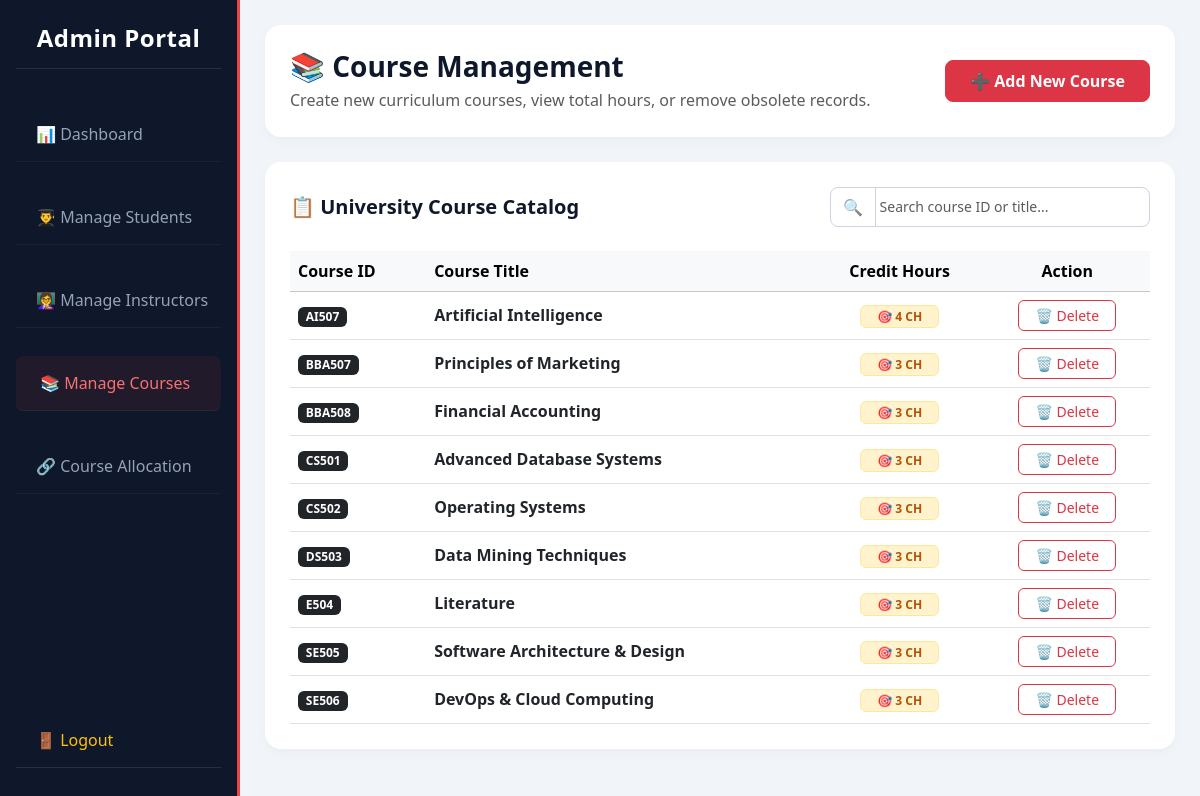
The app's page /manage_courses.php (signed in) with its own data.
### tables this page shows
CREATE TABLE `course` (
  `Course_ID` varchar(10) NOT NULL,
  `Course_Name` varchar(255) DEFAULT NULL,
  `Credit_Hours` int(11) DEFAULT 3
);

### manage_courses.php (the view, shortened to what this page needs)
<?php
include 'db_connect.php';
$courses_result = $conn->query("SELECT * FROM course ORDER BY Course_ID ASC");
?>
<!DOCTYPE html>
<html lang="en">
<head>
    <link href="css/bootstrap.min.css" rel="stylesheet">
    <link href="css/responsive.css" rel="stylesheet">
</head>
<body>
<div class="d-flex">
    <nav class="admin-sidebar p-3">
        <div>
            <h4 class="text-center mt-2 mb-4 admin-badge-title">Admin Portal</h4>
            <div class="nav-links-wrapper">
                <a class="nav-link" href="admin_dashboard.php">📊 Dashboard</a>
                <a class="nav-link" href="manage_students.php">👨‍🎓 Manage Students</a>
                <a class="nav-link" href="manage_instructors.php">👩‍🏫 Manage Instructors</a>
                <a class="nav-link active" href="manage_courses.php">📚 Manage Courses</a>
                <a class="nav-link" href="course_allocation.php">🔗 Course Allocation</a>
            </div>
        </div>
        <a class="nav-link text-warning mb-3" href="logout.php" style="padding-top: 15px; border-bottom: 1px solid rgba(255,255,255,0.1);">🚪 Logout</a>
    </nav>
    <div class="main-content">
        <div class="card-box d-flex justify-content-between align-items-center">
            <div>
                <h3 class="mb-1" style="color: #0f172a; font-weight: 700;">📚 Course Management</h3>
                <p class="text-muted mb-0">Create new curriculum courses, view total hours, or remove obsolete records.</p>
            </div>
            <div>
                <button class="btn btn-danger px-4 py-2" data-bs-toggle="modal" data-bs-target="#addCourseModal" style="border-radius: 8px; font-weight: 600;">
                    ➕ Add New Course
                </button>
            </div>
        </div>
        <div class="card-box">
            <div class="d-flex justify-content-between align-items-center flex-wrap mb-4">
                <h5 class="mb-0" style="color: #0f172a; font-weight: 700;">📋 University Course Catalog</h5>
                <div style="width: 320px; max-width: 100%;">
                    <div class="input-group">
                        <span class="input-group-text bg-white border-end-0 text-muted" style="border-top-left-radius: 8px; border-bottom-left-radius: 8px;">🔍</span>
                        <input type="text" id="courseSearchInput" class="form-control border-start-0 ps-0 search-control" placeholder=" Search course ID or title..." style="border-top-right-radius: 8px; border-bottom-right-radius: 8px; box-shadow: none; border-color: #ced4da;">
                    </div>
                </div>
            </div>
            <div class="table-responsive">
                <table class="table table-hover align-middle mb-0">
                    <thead class="table-light">
                        <tr>
                            <th>Course ID</th>
                            <th>Course Title</th>
                            <th class="text-center">Credit Hours</th>
                            <th class="text-center">Action</th>
                        </tr>
                    </thead>
                    <tbody id="courseTableBody">
                        <?php if($courses_result && $courses_result->num_rows > 0) { ?>
                            <?php while($row = $courses_result->fetch_assoc()) { ?>
                            <tr>
                                <td><span class="badge bg-dark px-2.5 py-1.5" style="font-size: 12px;"><?php echo $row['Course_ID']; ?></span></td>
                                <td><b class="text-dark"><?php echo $row['Course_Name']; ?></b></td>
                                <td class="text-center">
                                    <span class="badge bg-warning-subtle text-warning border border-warning-subtle font-weight-bold px-3 py-1.5" style="color: #b45309 !important;">
                                        🎯 <?php echo $row['Credit_Hours']; ?> CH
                                    </span>
                                </td>
                                <td class="text-center">
                                    <a href="manage_courses.php?delete_id=<?php echo $row['Course_ID']; ?>"
                                       onclick="return confirm('Are you sure you want to delete this course completely? It will remove allocations and student materials associated with it.');"
                                       class="btn btn-outline-danger btn-sm px-3" style="border-radius: 6px; transition: all 0.2s ease;">
                                        🗑️ Delete
                                    </a>
                                </td>
                            </tr>
                            <?php } ?>
                        <?php } else { ?>
                            <tr class="no-records-row">
                                <td colspan="4" class="text-center text-muted py-4">No courses registered in the database yet.</td>
                            </tr>
                        <?php } ?>
                    </tbody>
                </table>
            </div>
        </div>
    </div>
</div>
</body>
</html>

### manage_courses.php (style rules this page uses)
body { background:#f1f5f9; font-family: 'Segoe UI', sans-serif; }
.admin-sidebar { min-height: 100vh; height: 100vh; background: #0f172a; color: white; position: fixed; top: 0; left: 0; width: 240px; display: flex; flex-direction: column; justify-content: space-between; z-index: 1000; box-sizing: border-box; border-right: 3px solid #ef4444; }
.nav-links-wrapper { display: flex; flex-direction: column; flex-grow: 2; }
.nav-link { color: #94a3b8; margin: 14px 0; padding: 15px 20px; text-decoration: none; display: block; font-size: 16px; font-weight: 500; transition: all 0.3s ease; white-space: nowrap; border-bottom: 1px solid rgba(255, 255, 255, 0.05); background: transparent; }
.nav-link:hover, .nav-link.active { color: #f87171 ; background: rgba(239, 68, 68, 0.08); border-radius: 8px; padding-left: 24px; }
.main-content { margin-left: 240px; padding: 25px; min-height: 100vh; width: calc(100% - 240px); box-sizing: border-box; position: relative; }
.admin-badge-title { font-weight: 700; letter-spacing: 0.5px; color: white; border-bottom: 1px solid rgba(255,255,255,0.1); padding-bottom: 15px; }
.card-box { background: white; border-radius: 16px; padding: 25px; margin-bottom: 25px; box-shadow: 0 4px 12px rgba(0,0,0,0.03); border: none; }
.search-control { border: 1px solid #cbd5e1 !important; font-size: 14px; height: 40px; transition: all 0.25s ease-in-out !important; }
.input-group-text { border: 1px solid #cbd5e1 !important; transition: all 0.25s ease-in-out !important; }

### records on screen
course: Course_ID "AI507", Course_Name "Artificial Intelligence", Credit_Hours "4"
course: Course_ID "BBA507", Course_Name "Principles of Marketing", Credit_Hours "3"
course: Course_ID "BBA508", Course_Name "Financial Accounting", Credit_Hours "3"
course: Course_ID "CS501", Course_Name "Advanced Database Systems", Credit_Hours "3"
course: Course_ID "CS502", Course_Name "Operating Systems", Credit_Hours "3"
course: Course_ID "DS503", Course_Name "Data Mining Techniques", Credit_Hours "3"
course: Course_ID "E504", Course_Name "Literature", Credit_Hours "3"
course: Course_ID "SE505", Course_Name "Software Architecture & Design", Credit_Hours "3"
course: Course_ID "SE506", Course_Name "DevOps & Cloud Computing", Credit_Hours "3"
